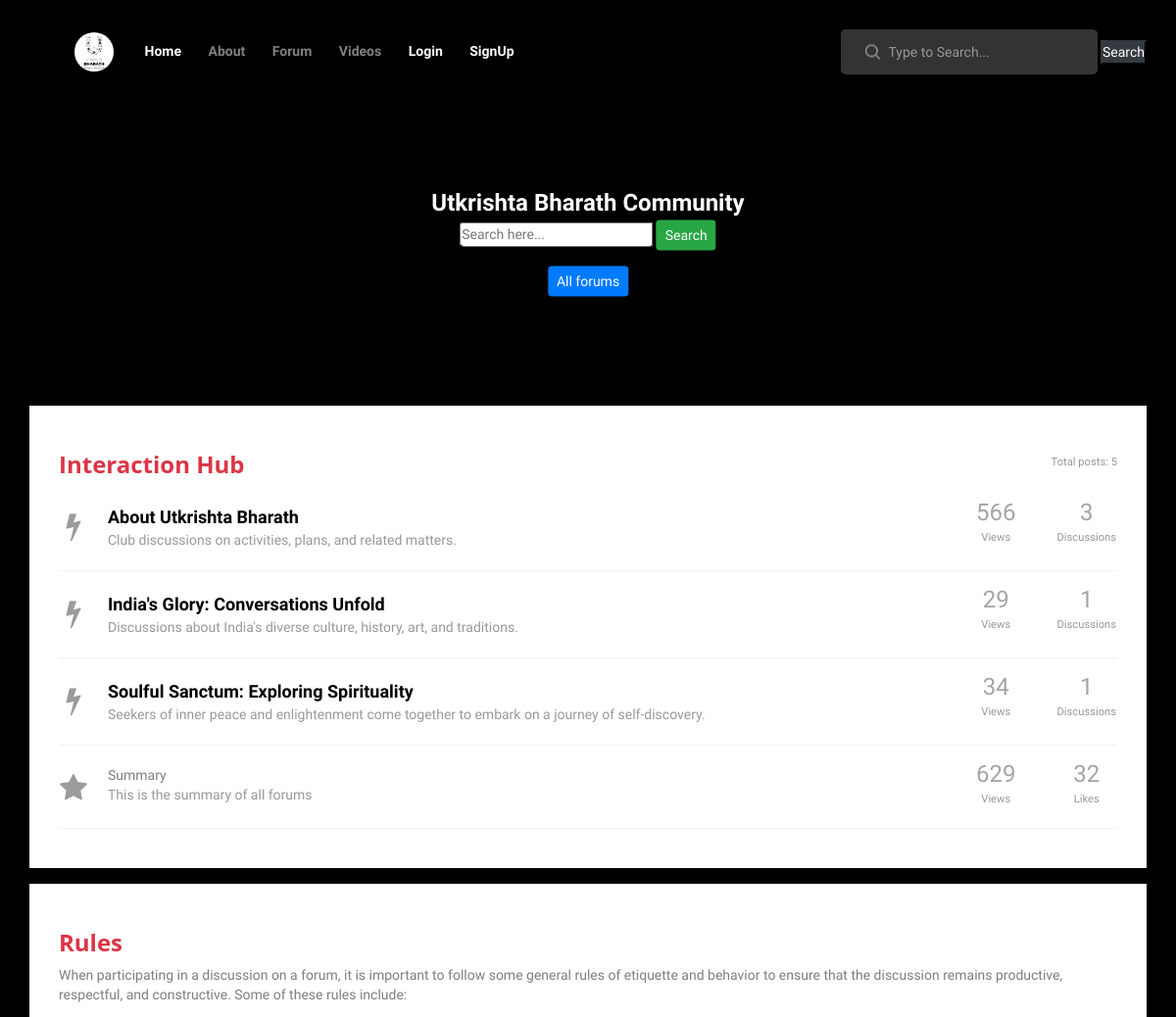
Before: /forum/ (upper part) with the older database file.
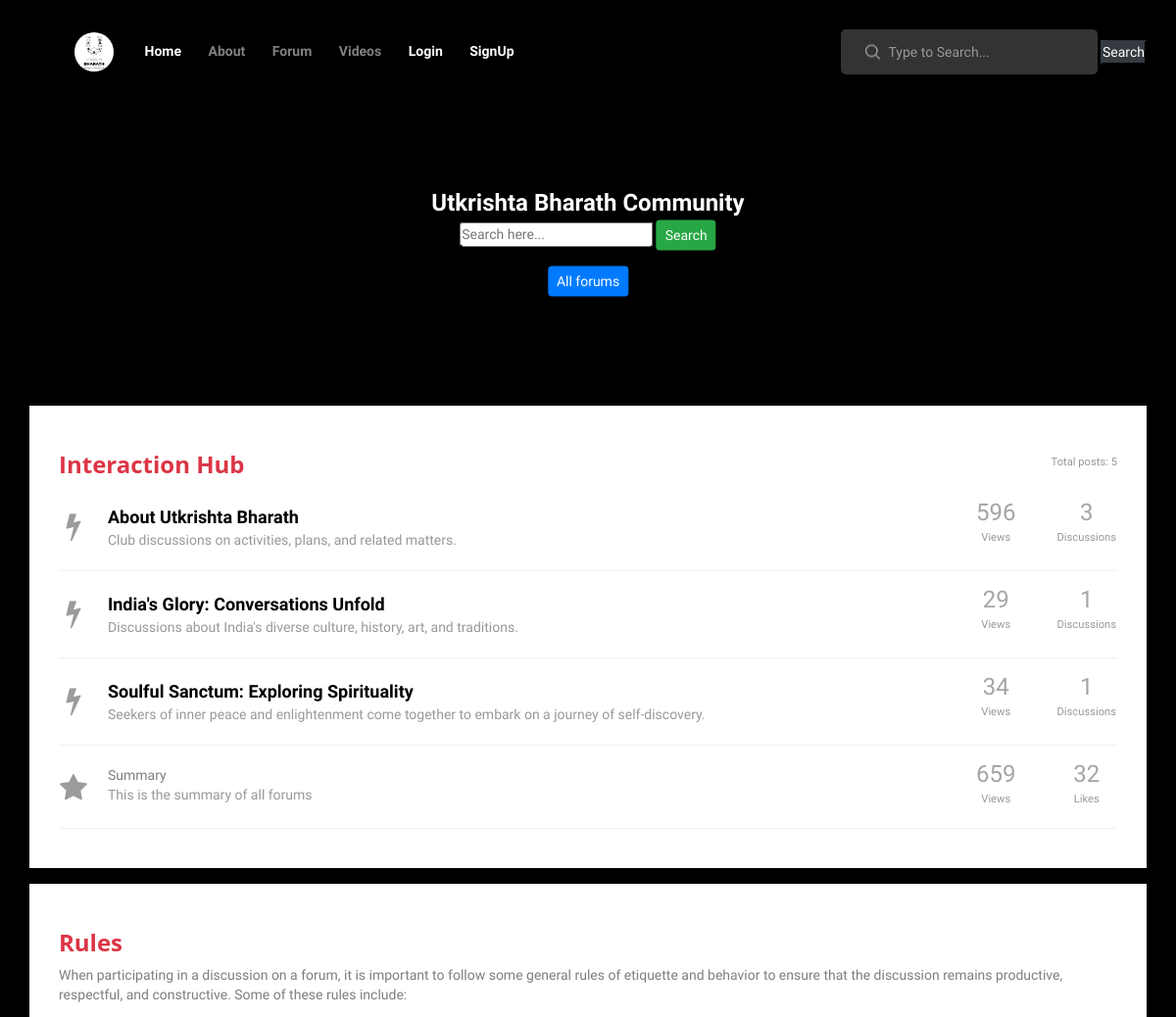
After: the same page with the newer database file.
### forum/models.py (models this page shows, shortened)
class Topic(models.Model):
    title = models.CharField(max_length=50)
    description = models.CharField(max_length=100)
    def total_posts(self):
        return self.posts.count()
    def total_views(self):
        a = sum(post.views for post in self.posts.all())
        value = str(a)
        if value.isdigit():
            value_int = int(value)
            if value_int > 1000000:
                value = "%.1f%s" % (value_int/1000000.00, 'M')
            else:
                if value_int > 1000:
                    value = "%.1f%s" % (value_int/1000.0, 'k')
        return value

class Post(models.Model):
    author = models.ForeignKey(User, on_delete=models.CASCADE, null=True)
    topic = models.ForeignKey(Topic, on_delete=models.CASCADE, null=True,related_name='posts')
    timestamp = models.DateTimeField(default=timezone.now)
    title = models.CharField(max_length=200, default='untitled')
    likes = models.ManyToManyField(User, related_name='forum_post')
    body = models.TextField()
    views = models.PositiveIntegerField(default=0)
    likes_count = models.PositiveIntegerField(default=0)

### forum/views.py (the view)
# urls.py: path('forum/', TopicListView.as_view(), name='forum-index'),
class TopicListView(ListView):
    model = Topic
    template_name = 'forum/index.html'
    context_object_name = 'topics'
    def get_queryset(self):
        queryset = super().get_queryset()
        search_input = self.request.GET.get('search-area') or ''
        if search_input:
            queryset = queryset.filter(title__icontains=search_input)
        return queryset
    def get_context_data(self, **kwargs):
        context = super().get_context_data(**kwargs)
        context['search_input'] = self.request.GET.get('search-area') or ''
        total_views = Post.objects.aggregate(Sum('views'))['views__sum']
        Post.objects.annotate(total_views=Sum('views'))
        value = str(total_views)
        if value.isdigit():
            value_int = int(value)
            if value_int > 1000000:
                value = "%.1f%s" % (value_int/1000000.00, 'M')
            else:
                if value_int > 1000:
                    value = "%.1f%s" % (value_int/1000.0, 'k')
        context['total_views'] = value
        total_posts = Post.objects.count()
        context['total_posts'] = total_posts
        total_likes = Post.objects.aggregate(Sum('likes'))['likes__sum']
        context['total_likes'] = total_likes
        return context

### forum/templates/forum/index.html (shortened to what the changed rows need)
{% extends "base/base.html" %}{%block title%} Forum | Utkrishta Bharath | Come and Discuss to make Bharath Utkrishta {%endblock%}
{% block content %}
<link href="https://maxcdn.bootstrapcdn.com/font-awesome/4.3.0/css/font-awesome.min.css" rel="stylesheet">
<div class="container">
    <div class="row">
        <div class="col-lg-12">
            <div class="wrapper wrapper-content animated fadeInRight">
                <div class="ibox-content forum-container">
                    {% for topic in topics %}
                    <div class="forum-item">
                        <div class="row">
                            <div class="col-md-10">
                                <div class="forum-icon">
                                    <i class="fa fa-bolt"></i>
                                </div>
                                <a href="{% url 'forum:topic-detail' topic.id %}" class="forum-item-title"
                                    style="hover:rgba(0,0,0,0.5);">{{ topic.title }}</a>
                                <div class="forum-sub-title">{{ topic.description }}</div>
                            </div>
                            <div class="col-md-1 forum-info">
                                <span class="views-number">
                                    {{ topic.total_views }}
                                </span>
                                <div>
                                    <small>Views</small>
                                </div>
                            </div>
                            <div class="col-md-1 forum-info">
                                <span class="views-number">
                                    {{ topic.total_posts }}
                                </span>
                                <div>
                                    <small>Discussions</small>
                                </div>
                            </div>
                        </div>
                    </div>
                    {% endfor %}
                    <div class="forum-item">
                        <div class="row">
                            <div class="col-md-1 forum-info">
                                <span class="views-number">
                                    {{ total_views }}
                                </span>
                                <div>
                                    <small>Views</small>
                                </div>
                            </div>
                        </div>
                    </div>
                </div>
            </div>
        </div>
    </div>
</div>
{% endblock content %}

Changed rows visible on the page:
changed through a linked row, Topic "About Utkrishta Bharath": total_views "566" → "596"
Other visible differences:
{{ total_views }}: "629" → "659"
